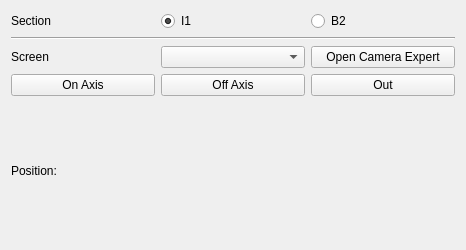
<?xml version="1.0" encoding="UTF-8"?>
<ui version="4.0">
 <class>area_widget</class>
 <widget class="QWidget" name="area_widget">
  <property name="geometry">
   <rect>
    <x>0</x>
    <y>0</y>
    <width>466</width>
    <height>250</height>
   </rect>
  </property>
  <property name="sizePolicy">
   <sizepolicy hsizetype="Minimum" vsizetype="Preferred">
    <horstretch>0</horstretch>
    <verstretch>0</verstretch>
   </sizepolicy>
  </property>
  <property name="windowTitle">
   <string>Form</string>
  </property>
  <layout class="QGridLayout" name="gridLayout">
   <item row="3" column="0">
    <widget class="QPushButton" name="screen_on_axis_button">
     <property name="text">
      <string>On Axis</string>
     </property>
    </widget>
   </item>
   <item row="4" column="1" colspan="2">
    <widget class="QLabel" name="screen_position_label">
     <property name="text">
      <string/>
     </property>
    </widget>
   </item>
   <item row="2" column="0" colspan="3">
    <layout class="QHBoxLayout" name="horizontalLayout_3">
     <item>
      <widget class="QLabel" name="screen_label">
       <property name="text">
        <string>Screen</string>
       </property>
      </widget>
     </item>
     <item>
      <widget class="QComboBox" name="select_screen_combobox">
       <property name="toolTip">
        <string>The name of the screen to use</string>
       </property>
       <property name="placeholderText">
        <string/>
       </property>
      </widget>
     </item>
     <item>
      <widget class="QPushButton" name="jddd_screen_gui_button">
       <property name="toolTip">
        <string>Open the corresponding JDDD camera control panel for the selected screen</string>
       </property>
       <property name="text">
        <string>Open Camera Expert</string>
       </property>
      </widget>
     </item>
    </layout>
   </item>
   <item row="3" column="1">
    <widget class="QPushButton" name="screen_off_axis_button">
     <property name="text">
      <string>Off Axis</string>
     </property>
    </widget>
   </item>
   <item row="3" column="2">
    <widget class="QPushButton" name="screen_out_button">
     <property name="text">
      <string>Out</string>
     </property>
    </widget>
   </item>
   <item row="4" column="0">
    <widget class="QLabel" name="label">
     <property name="text">
      <string>Position:</string>
     </property>
    </widget>
   </item>
   <item row="0" column="0" colspan="3">
    <layout class="QHBoxLayout" name="horizontalLayout_2">
     <item>
      <widget class="QLabel" name="section_label">
       <property name="text">
        <string>Section</string>
       </property>
      </widget>
     </item>
     <item>
      <widget class="QRadioButton" name="i1_radio_button">
       <property name="text">
        <string>I1</string>
       </property>
       <property name="checked">
        <bool>true</bool>
       </property>
      </widget>
     </item>
     <item>
      <widget class="QRadioButton" name="b2_radio_button">
       <property name="text">
        <string>B2</string>
       </property>
      </widget>
     </item>
    </layout>
   </item>
   <item row="1" column="0" colspan="3">
    <widget class="Line" name="line">
     <property name="orientation">
      <enum>Qt::Horizontal</enum>
     </property>
    </widget>
   </item>
  </layout>
 </widget>
 <resources/>
 <connections/>
</ui>
